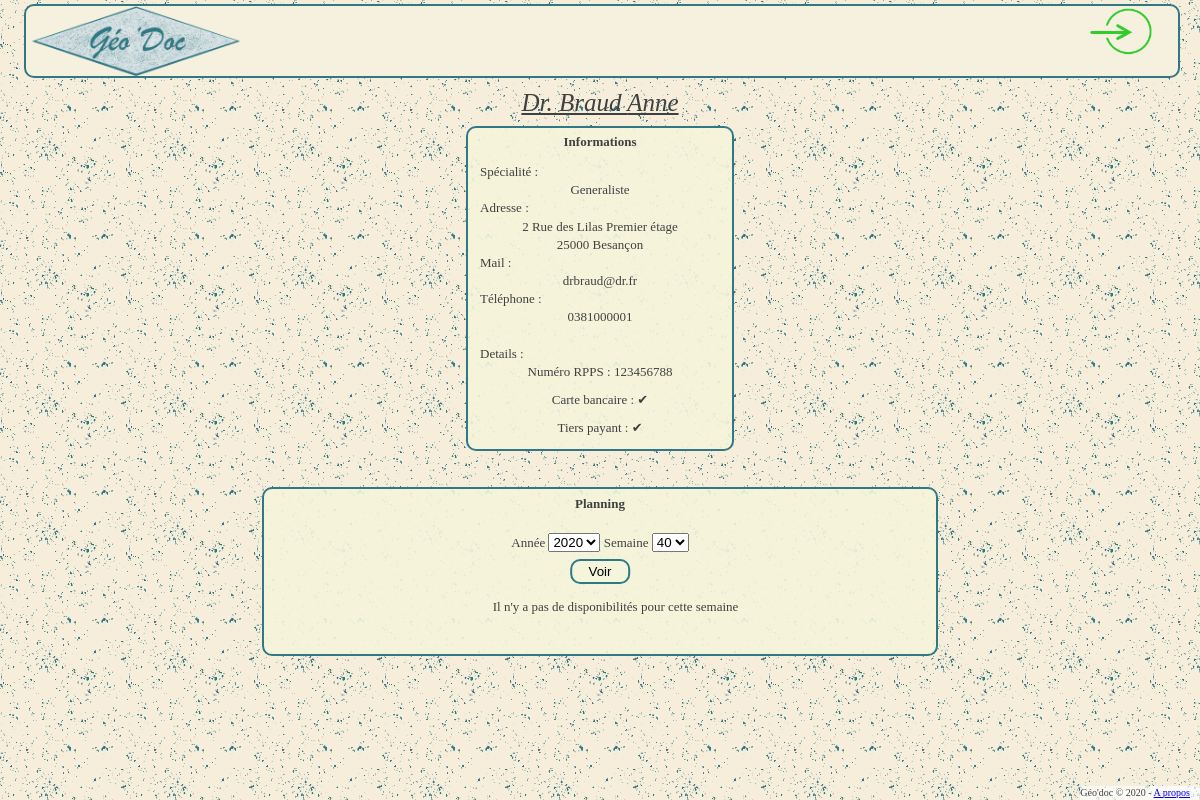
Screenshot of /php/page_medecin.php?medID=2 with the database file from the repository.
### tables this page shows
CREATE TABLE IF NOT EXISTS `medecin` (
  `medID` int(11) UNSIGNED NOT NULL AUTO_INCREMENT,
  `medNom` char(50) NOT NULL,
  `medPrenom` char(50) NOT NULL,
  `medMail` char(50) NOT NULL,
  `medTel` int(10) UNSIGNED NOT NULL,
  `medLogin` char(50) NOT NULL,
  `medMDP` char(50) NOT NULL,
  `medNumRPPS` int(11) UNSIGNED NOT NULL,
  `medSpecialiteID` int(11) UNSIGNED NOT NULL,
  `medAccepteCB` tinyint(1) NOT NULL,
  `medAccepteTiersPayant` tinyint(1) NOT NULL,
  `medDureeConsultation` char(50) NOT NULL,
  `medLocID` int(10) NOT NULL,
  PRIMARY KEY (`medID`)
);

CREATE TABLE IF NOT EXISTS `specialite` (
  `speID` int(11) UNSIGNED NOT NULL AUTO_INCREMENT,
  `speNom` char(50) NOT NULL,
  PRIMARY KEY (`speID`)
);

CREATE TABLE IF NOT EXISTS `localite` (
  `localiteID` int(11) UNSIGNED NOT NULL AUTO_INCREMENT,
  `locNumero` int(4) UNSIGNED NOT NULL,
  `locRue` char(100) NOT NULL,
  `locCP` int(5) UNSIGNED NOT NULL,
  `locVille` char(50) NOT NULL,
  `locPays` char(50) NOT NULL,
  `locComplement` char(50) DEFAULT NULL,
  PRIMARY KEY (`localiteID`)
);

### php/page_medecin.php (the view, shortened to what this page needs)
<?php
require_once '../php/general_lib.php';
require_once '../php/geodoc_lib.php';
$bd = bd_connect();
$debut_semaine = date('Y-m-d H:i:s', (strtotime(date('Y-m-d')) - (((intval(date('w')) - 1) % 7) * S_DAY)));
$fin_semaine = date('Y-m-d H:i:s', (strtotime($debut_semaine) + (7 * S_DAY - 1)));
$sql = "SELECT medNom, medPrenom, medMail, medTel, medNumRPPS, medAccepteCB, medAccepteTiersPayant, medDureeConsultation, speNom, locNumero, locRue, locCP, locVille, locComplement
		FROM medecin INNER JOIN specialite ON medSpecialiteID = speID
		INNER JOIN localite ON medLocID = localiteID
		WHERE medID = ".$_POST['medID'].";";
$res_med = mysqli_query($bd, $sql) or bd_error($bd, $sql);
$info_med = mysqli_fetch_assoc($res_med);
$nom = out_protect($info_med['medNom']);
$prenom = out_protect($info_med['medPrenom']);
$mail = out_protect($info_med['medMail']);
$spe = out_protect($info_med['speNom']);
$adresse = out_protect($info_med['locNumero']).' '.out_protect($info_med['locRue']).' '.out_protect($info_med['locComplement']);
$ville = out_protect($info_med['locCP']).' '.out_protect($info_med['locVille']);
echo
"<h3>Dr. $nom $prenom</h3>",
'<div id="page_med_info">',
"<h4>Informations</h4>",
'<p>Spécialité :<br><div class="page_med_result">', $spe, '</div>',
'Adresse :<br><div class="page_med_result">', $adresse.'<br>'.$ville, '</div>',
'Mail :<br><div class="page_med_result">', $mail, '</div>Téléphone :<br><div class="page_med_result">0', $info_med['medTel'],'</div><br>Details : ',
'<div id="page_med_pro">',
'Numéro RPPS : ', $info_med['medNumRPPS'],'</p>',
	'<p>Carte bancaire : ';
if ($info_med['medAccepteCB']) {echo '✔';} else {echo '✖';}
echo '<p>Tiers payant : ';
if ($info_med['medAccepteTiersPayant']) {echo '✔';} else {echo '✖';}
echo
	'</p>',
'</div></div>',
	'<div class="planning"><table>',
		'<caption>Planning</caption>';
display_planning($bd, $debut_semaine, $fin_semaine);
echo
	'</table></div>';
function display_planning($bd, $debut_semaine, $fin_semaine) {
	$an = intval(date('Y', strtotime($debut_semaine)));
	$week = intval(date('W', strtotime($debut_semaine)));
	echo '<form method="post">',
				'<td><input type="hidden" name="medID" value="', $_POST['medID'], '">',
				'<label for="anPlanning"> Année </label>',
				'<select name="anPlanning" autofocus required>',
					'<option value="'.$an.'">'.$an.'</option>';
	echo
				'</select>',
				'<label for="weekPlanning"> Semaine </label>',
				'<select name="weekPlanning" required>';
	for ($i = 1; $i <= 53; ++$i) {
		if ($i == $week) {
			echo '<option value="'.$i.'" selected>'.$i.'</option>';
		} else {
			echo '<option value="'.$i.'">'.$i.'</option>';
		}
	}
	echo
				'</select><br>',
				'<input class="btnVoirPlanning" type="submit" name="chgWeek" value="Voir">',
			'</td></form>';
	$empty = true;;
	if ($empty) {
		echo "<tr><td><p class='planning_noDispo'>Il n'y a pas de disponibilités pour cette semaine</p></td></tr>";
	}
}
?>

### css/geodoc.css (style rules this page uses)
html, body, div, span, applet, iframe, h1, h2, h3, h4, h5, h6, p, pre, a, img, strong, dl, dt, dd, ol, ul, li, fieldset, form, label, legend, table, caption, tbody, tfoot, thead, tr, th, td { margin: 0; padding: 0; border: 0; outline: 0; font-size: 100%; font-weight: normal; vertical-align: baseline; background: transparent; }
body { line-height: 1; min-height: 100%; font: 13px/1.4 cursive; }
body { font: 13px/1.4 cursive; color: #404040; background: #9ac5e7 url(../images/fond.png) repeat; margin-bottom: 2.5%; }
h3 { text-align: center; font-size: 25px; font-style: italic; text-decoration: underline; padding-bottom: 0.5%; }
label { line-height: 20px; }
input { border: 1px solid grey; border-radius: 5px; }
input[type=submit] { position: relative; margin: 1% auto 2% auto; display: block; transform: translateX(-50%); border: 2px solid #307883; background-color: rgba(245, 245, 220, 0.9); border-radius: 10px; padding: 0.5% 0%; }
h4 { text-align: center; font-weight: bold; padding-bottom: 5%; padding-top: 2%; }
.planning caption, #planning_creneaux caption, #planning_urgences caption { font-weight: bold; padding-top: 1%; padding-bottom: 3%; }
.planning, #planning_creneaux { border: 2px solid #307883; background-color: rgba(245, 245, 220, 0.9); padding: 0% 3% 3% 3%; border-radius: 10px; margin: 2% auto; width: 80%; }
.planning > table, #planning_creneaux > table { position: relative; width: 100%; }
.btnVoirPlanning { width: 10%; text-align: center; left: 5%; margin-top: 2%; margin-bottom: 3%; }
.planning tr:first-child td:first-child { text-align: center; }
.planning_noDispo { position: relative; left: 32%; }
#page_med_info { position: relative; margin: auto auto; border: 2px solid #307883; padding: 0% 1% 1% 1%; border-radius: 10px; background-color: rgba(245, 245, 220, 0.9); width: 20%; margin-bottom: 3%; }
.page_med_result, #page_med_pro { text-align: center; }
#page_med_pro * { margin-top: 4%; }
#page_medecin .planning { width: 50%; }

### rows the page displays
medecin: medNom "Braud", medPrenom "Anne", specialite.speNom "Generaliste", localite.locNumero+locRue+locComplement "2 Rue des Lilas Premier étage", localite.locCP+locVille "25000 Besançon", medMail "drbraud@dr.fr", medTel "381000001", medNumRPPS "123456788"

### other values shown
form field anPlanning "2020"
form field weekPlanning "40"
